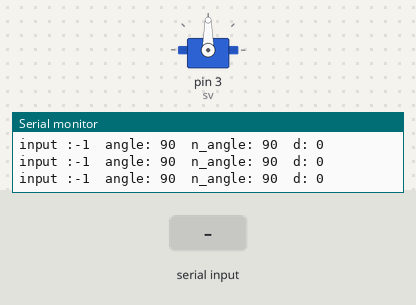
This sketch was run on a simulated Arduino Uno, built with avr-gcc and run on an emulated ATmega328P. Parts: servo, the last lines printed to the serial monitor. The inputs (shaded band) are chosen by the test bench.

Above: at 1.2 s.
1.3 s: "90,45\n" received over Serial
At 3.7 s:
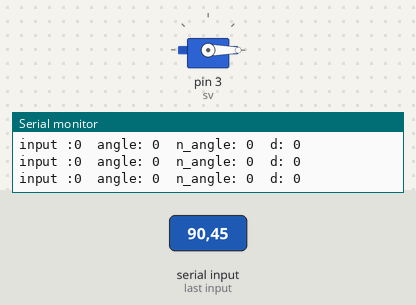
4.3 s: "30,150\n" received over Serial
At 7.0 s:
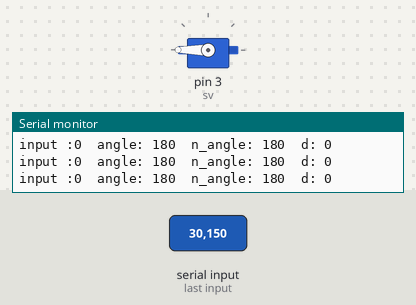
7.3 s: "0\n" received over Serial
At 8.47 s:
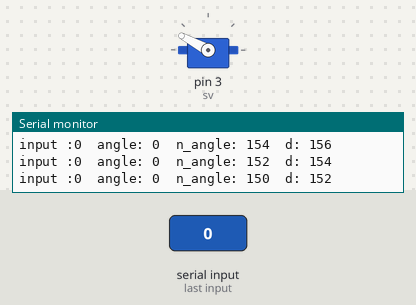
10.3 s: "3\n" received over Serial
At 12.08 s:
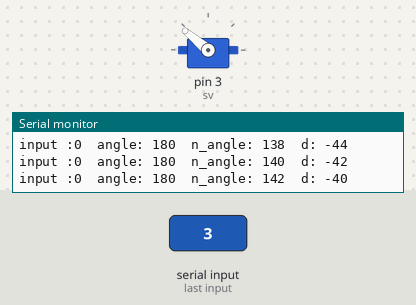
13.3 s: "1\n" received over Serial
At 14.7 s:
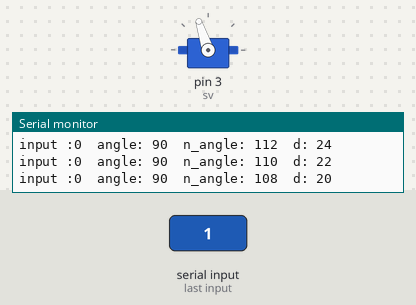
16.2 s: "0\n" received over Serial
Timing chart, 0 to 19.2 s (numbered marks = the images above; inputs shaded):
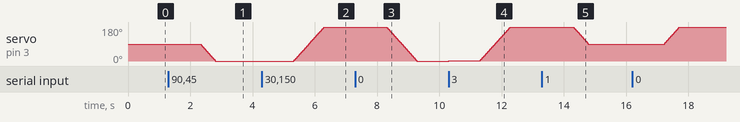

The sketch:

patrol_servo.ino
```cpp
#include <Servo.h>

Servo sv;

long input = -1;
int direct = -1;
long angle = 90;
long n_angle = 90;
long spd = 2;
int index = 0;
int patrol_index = 0;
long d = 0;

long angle_list[] = {0,180,90};
long angle_list2[] = {0,90,180};

void setAngle();
void moveServo(long);

void setup() {
  sv.attach(3);//3번핀에 PWM연결
  sv.write(angle);
  Serial.begin(115200);
}

void loop() {

  d = n_angle - angle; //도착 각도와 현재 각도 비교
  if(d < 1 - spd){
    n_angle += spd;
  }else if(d > spd -1){//1도씩 움직이며 부드럽게 움직이고 속도 제어할수 있게함
    n_angle -= spd;
  }

  moveServo(n_angle); //모터 움직이기

  Serial.print("input :");
  Serial.print(input);
  Serial.print("  angle: ");
  Serial.print(angle);
  Serial.print("  n_angle: ");
  Serial.print(n_angle);
  Serial.print("  d: ");
  Serial.print(d);
  Serial.println("");
  delay(10);
}

void serialEvent(){
  int _input = Serial.parseInt();
  if(_input != -1){
    input = _input;
    setAngle();
  }
}

void setAngle(){
  switch(input){ //입력에 따라 반응
    case -1:
      Serial.print("input is not exist");
      break;

    case 0://위험구역 설정 0,90,180 에서 멈춰서 다시 '0'들어올때 각도 증가
      angle = angle_list[index];
      index++;
      if(index > 2) index = 0; //2는 angle_list의 길이 -1
      break;

    case 1://고개 돌리기
      Serial.print(input);
      angle = angle_list2[patrol_index];

      patrol_index += direct;
      if(patrol_index > 2){
        patrol_index = 1;
        direct *= -1;
      }else if(patrol_index < 0){
        patrol_index = 1;
        direct *= -1;
      }
      break;

    case 2://정지
      Serial.print(input);
      angle = n_angle;
      delay(3000);
      break;

    case 3: //처음
      angle = 90;
      break;

    default:
      Serial.print("unknown input: ");
      Serial.print(input);
      break;
  }
}

void moveServo(long angle){
  sv.write(angle);
}
```

Measured:
- after the input at 1.3 s, servo on pin 3 (sv): moves from 90° to 0° over 0.47 s, starting after 1.0 s
- after the input at 4.3 s, servo on pin 3 (sv): moves from 0° to 180° over 0.97 s, starting after 1.0 s
- after the input at 7.3 s, servo on pin 3 (sv): moves from 180° to 0° over 2.0 s, starting at once
- after the input at 10.3 s, servo on pin 3 (sv): moves from 0° to 180° over 2.0 s, starting at once
- after the input at 13.3 s, servo on pin 3 (sv): moves from 180° to 90° over 1.5 s, starting at once
